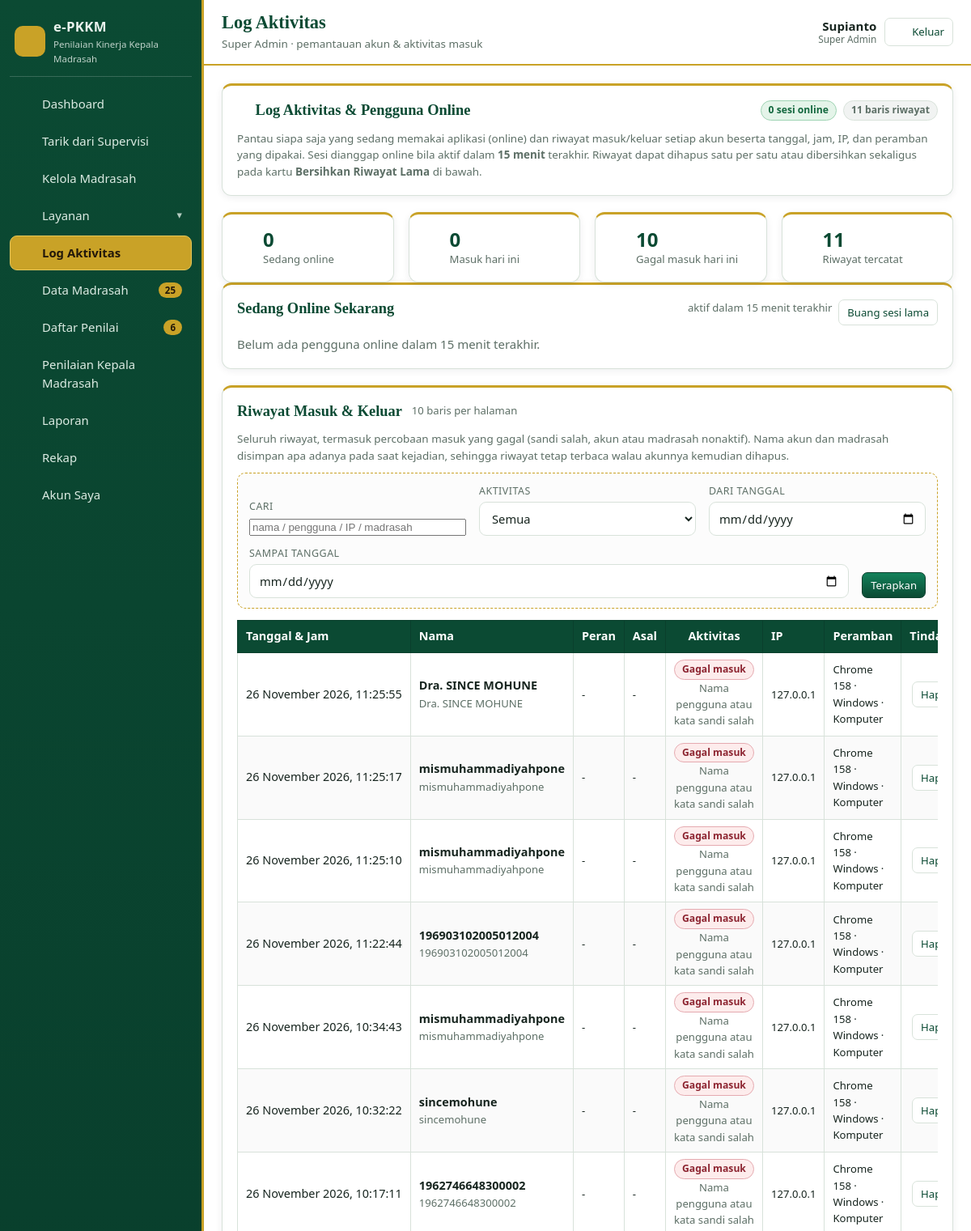
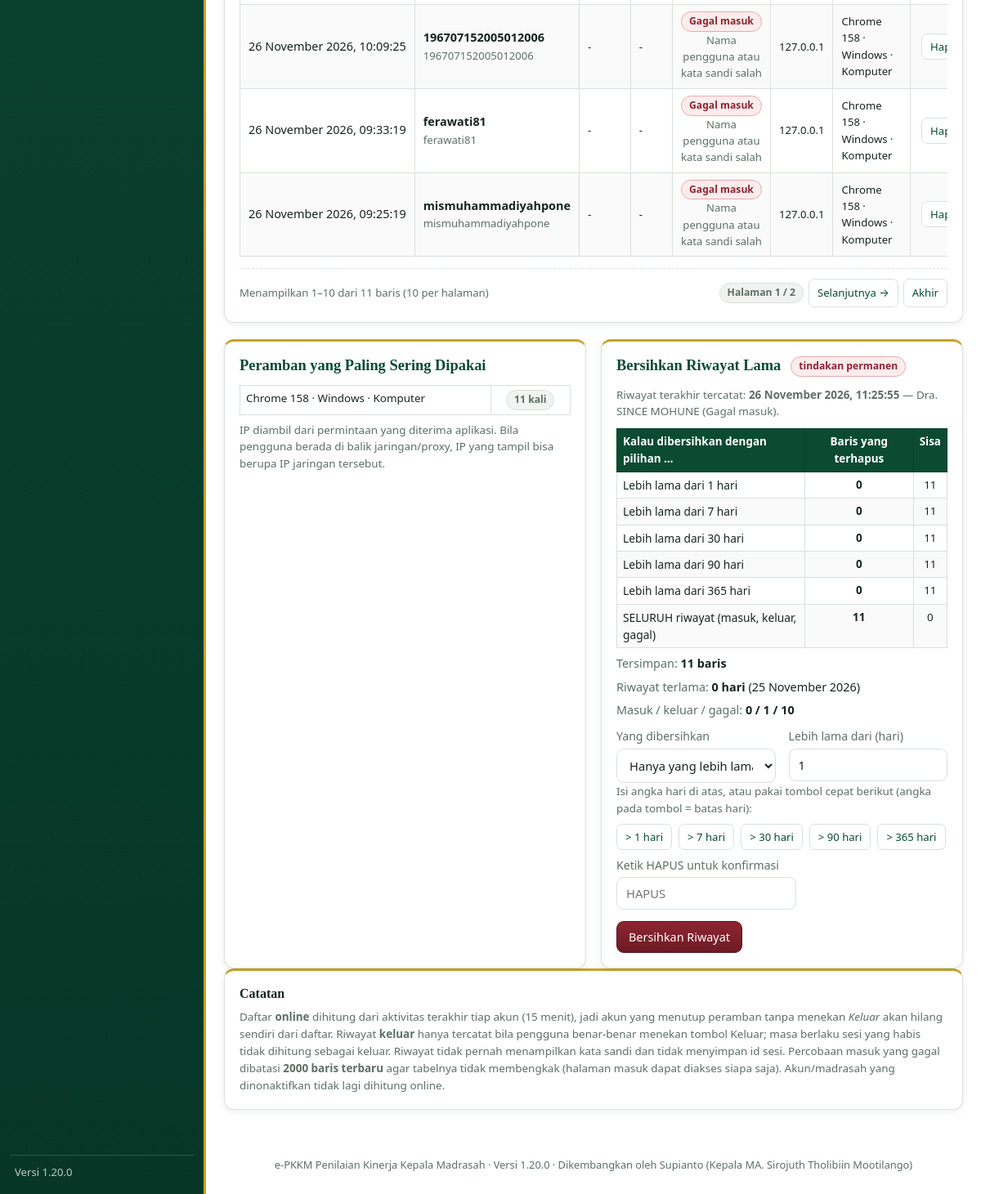
Page /log.php (signed in) on the committed database (2 pictures, top to bottom).
### tables this page shows
CREATE TABLE users (
                id INTEGER PRIMARY KEY AUTOINCREMENT,
                sekolah_id INTEGER REFERENCES sekolah(id) ON DELETE CASCADE,
                nama TEXT NOT NULL,
                username TEXT NOT NULL UNIQUE,
                sandi TEXT NOT NULL,
                role TEXT NOT NULL DEFAULT 'pengawas',
                aktif INTEGER NOT NULL DEFAULT 1,
                foto TEXT,
                dibuat TEXT
            , nip TEXT, jabatan TEXT, instansi TEXT, kab_kota TEXT, hp TEXT, asal TEXT, supervisi_id INTEGER, sandi_supervisi TEXT);

CREATE TABLE log_aktivitas (
                id INTEGER PRIMARY KEY AUTOINCREMENT,
                user_id INTEGER REFERENCES users(id) ON DELETE SET NULL,
                nama TEXT,
                username TEXT,
                role TEXT,
                sekolah_id INTEGER REFERENCES sekolah(id) ON DELETE SET NULL,
                sekolah TEXT,
                aktivitas TEXT NOT NULL,
                keterangan TEXT,
                ip TEXT,
                peramban TEXT,
                waktu TEXT NOT NULL
            );

### log.php (the view, shortened to what the rows shown need)
<?php
require_once __DIR__ . '/inc/init.php';
$u = require_super();
function log_tgl_ok($v): ?string
{
    $v = trim((string)$v);
    return preg_match('/^\d{4}-\d{2}-\d{2}$/', $v) === 1 ? $v : null;
}
$AKSI = ['masuk' => 'Masuk', 'keluar' => 'Keluar', 'gagal' => 'Gagal masuk'];
$AKSI_KELAS = ['masuk' => 'pil-unggul', 'keluar' => 'pil-kosong', 'gagal' => 'pil-kurang'];
$fCari = trim((string)($_GET['cari'] ?? ''));
$fAksi = (string)($_GET['aktivitas'] ?? '');
$fDari = log_tgl_ok($_GET['dari'] ?? null);
$fSampai = log_tgl_ok($_GET['sampai'] ?? null);
if (!isset($AKSI[$fAksi])) {
    $fAksi = '';
}
$w = [];
$pArgs = [];
$where = $w ? ' WHERE ' . implode(' AND ', $w) : '';
$perHal = 10;
$totalRiwayat = (int)(val('SELECT COUNT(*) FROM log_aktivitas' . $where, $pArgs) ?? 0);
$jmlHal = max(1, (int)ceil($totalRiwayat / $perHal));
$hal = max(1, min($jmlHal, (int)($_GET['hal'] ?? 1)));
$rows = all('SELECT * FROM log_aktivitas' . $where . ' ORDER BY waktu DESC, id DESC LIMIT ' . $perHal
    . ' OFFSET ' . (($hal - 1) * $perHal), $pArgs);
$qFilter = array_filter(['cari' => $fCari, 'aktivitas' => $fAksi, 'dari' => $fDari, 'sampai' => $fSampai],
    static fn($v) => $v !== '' && $v !== null);
$terakhir = one('SELECT * FROM log_aktivitas ORDER BY waktu DESC, id DESC LIMIT 1');
$totalAda = (int)(val('SELECT COUNT(*) FROM log_aktivitas') ?? 0);
$jmlMasuk = (int)(val('SELECT COUNT(*) FROM log_aktivitas WHERE aktivitas = ?', ['masuk']) ?? 0);
$jmlKeluar = (int)(val('SELECT COUNT(*) FROM log_aktivitas WHERE aktivitas = ?', ['keluar']) ?? 0);
$jmlGagal = (int)(val('SELECT COUNT(*) FROM log_aktivitas WHERE aktivitas = ?', ['gagal']) ?? 0);
$tertuaWaktu = (string)(val('SELECT MIN(waktu) FROM log_aktivitas') ?? '');
$umurTertua = $tertuaWaktu !== '' ? max(0, (int)floor((time() - (int)strtotime($tertuaWaktu)) / 86400)) : 0;
page_top('Log Aktivitas', 'Super Admin &middot; pemantauan akun &amp; aktivitas masuk');
?>
<div class="card" id="cardInfoLog">
    <div class="card-kepala"><h2><?= ikon('clock', 18) ?> Log Aktivitas &amp; Pengguna Online</h2>
    </div>
</div>
<div class="card" id="cardOnline">
    <div class="card-kepala"><h2>Sedang Online Sekarang</h2>
    </div>
</div>
<div class="card" id="cardRiwayat">
    <div class="card-kepala"><h2>Riwayat Masuk &amp; Keluar</h2>
    </div>
    <?php if (!$rows): ?>
        <p class="mut mb0"><?= $qFilter
            ? 'Tidak ada riwayat yang cocok dengan saringan. Coba ubah kata kunci, jenis aktivitas, atau rentang tanggalnya.'
            : 'Belum ada riwayat aktivitas. Riwayat terisi otomatis setiap kali ada akun masuk atau keluar.' ?></p>
    <?php else: ?>
    <div class="geser"><table class="tbl" id="tblRiwayat">
        <thead><tr><th>Tanggal &amp; Jam</th><th>Nama</th><th>Peran</th><th>Asal</th>
            <th class="tengah">Aktivitas</th><th>IP</th><th>Peramban</th>
            <th class="tengah">Tindakan</th></tr></thead>
        <tbody>
        <?php foreach ($rows as $r):
            $nama = trim((string)($r['nama'] ?? ''));
            $akt = (string)$r['aktivitas'];
            $ket = trim((string)($r['keterangan'] ?? '')); ?>
            <tr>
                <td class="nowrap"><?= e(log_waktu_teks((string)$r['waktu'])) ?></td>
                <td><b><?= e($nama) ?></b>
                    <?php if (trim((string)($r['username'] ?? '')) !== ''): ?>
                        <div class="kecil mut"><?= e((string)$r['username']) ?></div>
                    <?php endif; ?></td>
                <td class="kecil"><?= e(log_role_label($r['role'] ?? '', '')) ?></td>
                <td class="kecil"><?= e(log_sekolah_label($r['role'] ?? '', $r['sekolah'] ?? '')) ?></td>
                <td class="tengah">
                    <span class="pil <?= e($AKSI_KELAS[$akt] ?? 'pil-kosong') ?>"><?= e($AKSI[$akt] ?? $akt) ?></span>
                    <?php if ($ket !== ''): ?><div class="kecil mut"><?= e($ket) ?></div><?php endif; ?>
                </td>
                <td class="kecil nowrap"><?= e((string)($r['ip'] ?: '-')) ?></td>
                <td class="kecil"><?= e((string)($r['peramban'] ?: '-')) ?></td>
                <td class="tengah">
                    <form method="post" action="log.php" class="inline"
                          data-confirm="Hapus riwayat ini?&#10;<?= e($nama) ?> — <?= e(log_waktu_teks((string)$r['waktu'])) ?>&#10;Penghapusan tidak dapat dibatalkan.">
                        <button class="btn btn-kecil btn-ghost" type="submit" title="Hapus riwayat ini">Hapus</button>
                    </form>
                </td>
            </tr>
        <?php endforeach; ?>
        </tbody>
    </table></div>
    <?php endif; ?>
</div>
<div class="grid g2">
    <div class="card" id="cardPeramban">
        <div class="card-kepala"><h2>Peramban yang Paling Sering Dipakai</h2></div>
    </div>
    <div class="card" id="cardBersih">
        <div class="card-kepala"><h2>Bersihkan Riwayat Lama</h2>
            <span class="pil pil-kurang">tindakan permanen</span>
        </div>
        <p class="ket">Riwayat terakhir tercatat:
            <?php if ($terakhir): ?>
                <b><?= e(log_waktu_teks((string)$terakhir['waktu'])) ?></b> —
                <?= e((string)($terakhir['nama'] ?? '')) ?>
                (<?= e($AKSI[(string)($terakhir['aktivitas'] ?? '')] ?? (string)($terakhir['aktivitas'] ?? '')) ?>).
            <?php else: ?>
                belum ada.
            <?php endif; ?>
        </p>
        <?php if ($totalAda === 0): ?>
            <div class="alert alert-info">Riwayat masuk &amp; keluar masih kosong — belum ada yang perlu
                dibersihkan.</div>
        <?php else: ?>
            <table class="tbl tbl-padat" id="tblBersih">
                <thead><tr><th>Kalau dibersihkan dengan pilihan …</th>
                    <th class="tengah">Baris yang terhapus</th><th class="tengah">Sisa</th></tr></thead>
                <tbody>
                </tbody>
            </table>
            <div class="baris-info mt8" id="ringkasBersih">
                <div><span>Tersimpan:</span> <b><?= $totalAda ?> baris</b></div>
                <div><span>Riwayat terlama:</span> <b><?= $umurTertua ?> hari</b>
                    <?= $tertuaWaktu !== '' ? '(' . e(tanggal_id(substr($tertuaWaktu, 0, 10))) . ')' : '' ?></div>
                <div><span>Masuk / keluar / gagal:</span>
                    <b><?= $jmlMasuk ?> / <?= $jmlKeluar ?> / <?= $jmlGagal ?></b></div>
            </div>
            <form method="post" action="log.php" class="mt8"
                  data-confirm="Bersihkan riwayat sesuai pilihan yang aktif? Tindakan ini permanen.">
                <div class="form-2">
                </div>
                <p class="ket mb0">Isi angka hari di atas, atau pakai tombol cepat berikut (angka pada
                    tombol = batas hari):</p>
                <div class="aksi-cepat">
                </div>
                <div class="mt8">
                </div>
                <div class="form-aksi">
                </div>
            </form>
        <?php endif; ?>
    </div>
</div>
<?php
page_bottom();

### inc/layout.php (shortened to what the rows shown need)
<?php
if (!function_exists('ikon')) {
    function ikon(string $nama, int $ukuran = 18): string
    {
        $p = [
            'dash' => '<path d="M3 12l9-8 9 8v8a1 1 0 0 1-1 1h-5v-6H9v6H4a1 1 0 0 1-1-1z"/>',
            'madrasah' => '<path d="M12 3l9 6v12H3V9z"/><path d="M9 21v-6h6v6"/>',
            'nilai' => '<path d="M4 4h16v16H4z"/><path d="M8 9h8M8 13h8M8 17h5"/>',
            'guru' => '<circle cx="12" cy="8" r="3.2"/><path d="M5 20c1.4-3.6 4-5.2 7-5.2s5.6 1.6 7 5.2"/>',
            'lapor' => '<path d="M5 3h9l5 5v13H5z"/><path d="M14 3v5h5"/><path d="M8 13h8M8 17h5"/>',
            'rekap' => '<path d="M4 20V6M10 20V3M16 20v-9M22 20H2"/>',
            'akun' => '<circle cx="12" cy="9" r="3.4"/><path d="M4.5 20c1.5-3.8 4.3-5.6 7.5-5.6s6 1.8 7.5 5.6"/>',
            'pengawas' => '<circle cx="11" cy="8" r="3"/><path d="M4 20c1.3-3.4 3.8-5 7-5"/><path d="M15 15l2 2 4-4"/>',
            'kunci' => '<circle cx="8" cy="12" r="3.5"/><path d="M11.5 12H21M17 12v3M20 12v2"/>',
            'keluar' => '<path d="M10 4H5v16h5"/><path d="M14 8l4 4-4 4M18 12H9"/>',
            'cetak' => '<path d="M7 8V3h10v5"/><path d="M5 8h14v8h-3v5H8v-5H5z"/>',
            'simpan' => '<path d="M5 3h11l3 3v15H5z"/><path d="M8 3v6h6V3M8 21v-7h8v7"/>',
            'tambah' => '<path d="M12 5v14M5 12h14"/>',
            'menu' => '<path d="M4 7h16M4 12h16M4 17h16"/>',
            'buka' => '<path d="M4 6h7l2 2h7v11H4z"/>',
            'dokumen' => '<path d="M13 3v5h5"/><path d="M19 8.5V20a1 1 0 0 1-1 1H6a1 1 0 0 1-1-1V4a1 1 0 0 1 1-1h7z"/>'
                . '<path d="M8 13h8M8 17h5"/>',
            'unggah' => '<path d="M12 16V6M8 10l4-4 4 4"/><path d="M4 18h16v3H4z"/>',
            'unduh' => '<path d="M12 4v10M8 10l4 4 4-4"/><path d="M4 18h16v3H4z"/>',
            'centang' => '<path d="M4 12l5 5L20 6"/>',
            'panah' => '<path d="M5 12h13M13 6l6 6-6 6"/>',
            'layanan' => '<path d="M4 4h6v6H4zM14 4h6v6h-6zM4 14h6v6H4zM14 14h6v6h-6z"/>',
            'daftar' => '<path d="M8 6h12M8 12h12M8 18h12"/><path d="M4 6h.01M4 12h.01M4 18h.01"/>',
            'clock' => '<circle cx="12" cy="12" r="8.5"/><path d="M12 7.5V12l3 2"/>',
            'user' => '<circle cx="12" cy="8.5" r="3.3"/><path d="M4.8 20c1.4-3.6 4-5.4 7.2-5.4s5.8 1.8 7.2 5.4"/>',
        ];
        $isi = $p[$nama] ?? $p['dash'];
        return '<svg class="ic" viewBox="0 0 24 24" width="' . $ukuran . '" height="' . $ukuran . '" fill="none" '
            . 'stroke="currentColor" stroke-width="1.7" stroke-linecap="round" stroke-linejoin="round">' . $isi . '</svg>';
    }
}
if (!function_exists('menu_sidebar')) {
    function menu_sidebar(): array
    {
        $u = current_user();
        $m = [];
        $m[] = ['index.php', $u['role'] === 'pengawas' ? 'Dashboard Penilai' : 'Dashboard', 'dash'];
        if ($u['role'] === 'super') {
            $m[] = ['tarik_supervisi.php', 'Tarik dari Supervisi', 'unduh'];
            $m[] = ['sekolah.php', 'Kelola Madrasah', 'madrasah'];
            $m[] = ['grup', 'Layanan', 'layanan', [
                ['pengawas.php', 'Akun Penilai', 'pengawas'],
                ['jabatan.php', 'Daftar Jabatan Penilai', 'nilai'],
                ['depan_slider.php', 'Slider Halaman Depan', 'buka'],
                ['logo.php', 'Logo Aplikasi', 'madrasah'],
            ]];
            $m[] = ['log.php', 'Log Aktivitas', 'clock', log_jumlah_online()];
            $m[] = ['data_madrasah.php', 'Data Madrasah', 'daftar', (int)val('SELECT COUNT(*) FROM sekolah')];
            $m[] = ['data_penilai.php', 'Daftar Penilai', 'guru',
                (int)val("SELECT COUNT(*) FROM users WHERE role = 'pengawas'")];
            $m[] = ['penilaian.php', 'Penilaian Kepala Madrasah', 'nilai'];
            $m[] = ['laporan.php', 'Laporan', 'lapor'];
            $m[] = ['rekap.php', 'Rekap', 'rekap'];
            $m[] = ['akun.php', 'Akun Saya', 'akun'];
            return $m;
        }
        $m[] = ['penilaian.php', 'Penilaian Kepala Madrasah', 'nilai'];
        $m[] = ['akun.php', 'Akun Saya', 'akun'];
        return $m;
    }
}
if (!function_exists('page_top')) {
    function page_top(string $judul, string $sub = '', bool $lebar = false): void
    {
        $u = require_login();
        echo '<!doctype html><html lang="id"><head><meta charset="utf-8">';
        echo '<link rel="stylesheet" href="assets/style.css?v=' . e(APP_VERSION) . '">';
        echo '</head><body class="bg-deco">';
        echo '<div class="shell">';
        echo '<aside class="side" id="side"><div class="side-brand">'
            . '<span class="side-logo">' . ikon('madrasah', 22) . '</span>'
            . '<span><b>' . e(APP_NAME) . '</b><i>' . e(APP_SUB) . '</i></span>'
            . '</div><nav class="nav">';
        foreach (menu_sidebar() as $item) {
            if ($item[0] === 'grup') {
                continue;
            }
        }
        echo '</nav><div class="side-foot"><span class="mut kecil">Versi ' . e(APP_VERSION) . '</span></div></aside>';
        echo '<div class="main">';
        echo '<header class="top">'
            . '<button class="btn-menu" type="button" data-menu aria-label="Buka menu">' . ikon('menu', 20) . '</button>'
            . '<div class="top-judul"><h1>' . e($judul) . '</h1>';
        echo '</div><div class="top-kanan">';
        echo '<span class="top-user"><b>' . e($u['nama']) . '</b><i>' . e(role_label()) . '</i></span>';
        echo '</div></header>';
        echo '<main class="isi' . ($lebar ? ' isi-lebar' : '') . '">';
    }
}
if (!function_exists('page_bottom')) {
    function page_bottom(): void
    {
        echo '</main><footer class="foot">' . e(APP_NAME) . ' ' . e(APP_SUB)
            . ' &middot; Versi ' . e(APP_VERSION)
            . ' &middot; Dikembangkan oleh ' . e(APP_AUTHOR) . ' (' . e(APP_AUTHOR_JABATAN) . ')</footer>'
            . '</div></div>';
        echo '</body></html>';
    }
}

### rows in the picture
users: nama "Supianto", role "Super Admin"
log_aktivitas: waktu "26 November 2026, 11:25:55", nama "Dra. SINCE MOHUNE", username "Dra. SINCE MOHUNE", role "-", log_sekolah_label($r['role'] ?? '', $r['sekolah'] ?? '') "-", aktivitas "Gagal masuk", keterangan "Nama pengguna atau kata sandi salah", ip "127.0.0.1", peramban "Chrome 158 · Windows · Komputer"
log_aktivitas: waktu "26 November 2026, 11:25:17", nama "mismuhammadiyahpone", username "mismuhammadiyahpone", role "-", log_sekolah_label($r['role'] ?? '', $r['sekolah'] ?? '') "-", aktivitas "Gagal masuk", keterangan "Nama pengguna atau kata sandi salah", ip "127.0.0.1", peramban "Chrome 158 · Windows · Komputer"
log_aktivitas: waktu "26 November 2026, 11:25:10", nama "mismuhammadiyahpone", username "mismuhammadiyahpone", role "-", log_sekolah_label($r['role'] ?? '', $r['sekolah'] ?? '') "-", aktivitas "Gagal masuk", keterangan "Nama pengguna atau kata sandi salah", ip "127.0.0.1", peramban "Chrome 158 · Windows · Komputer"
log_aktivitas: waktu "26 November 2026, 11:22:44", nama "196903102005012004", username "196903102005012004", role "-", log_sekolah_label($r['role'] ?? '', $r['sekolah'] ?? '') "-", aktivitas "Gagal masuk", keterangan "Nama pengguna atau kata sandi salah", ip "127.0.0.1", peramban "Chrome 158 · Windows · Komputer"
log_aktivitas: waktu "26 November 2026, 10:34:43", nama "mismuhammadiyahpone", username "mismuhammadiyahpone", role "-", log_sekolah_label($r['role'] ?? '', $r['sekolah'] ?? '') "-", aktivitas "Gagal masuk", keterangan "Nama pengguna atau kata sandi salah", ip "127.0.0.1", peramban "Chrome 158 · Windows · Komputer"
log_aktivitas: waktu "26 November 2026, 10:32:22", nama "sincemohune", username "sincemohune", role "-", log_sekolah_label($r['role'] ?? '', $r['sekolah'] ?? '') "-", aktivitas "Gagal masuk", keterangan "Nama pengguna atau kata sandi salah", ip "127.0.0.1", peramban "Chrome 158 · Windows · Komputer"
log_aktivitas: waktu "26 November 2026, 10:17:11", nama "1962746648300002", username "1962746648300002", role "-", log_sekolah_label($r['role'] ?? '', $r['sekolah'] ?? '') "-", aktivitas "Gagal masuk", keterangan "Nama pengguna atau kata sandi salah", ip "127.0.0.1", peramban "Chrome 158 · Windows · Komputer"
log_aktivitas: waktu "26 November 2026, 10:09:25", nama "196707152005012006", username "196707152005012006", role "-", log_sekolah_label($r['role'] ?? '', $r['sekolah'] ?? '') "-", aktivitas "Gagal masuk", keterangan "Nama pengguna atau kata sandi salah", ip "127.0.0.1", peramban "Chrome 158 · Windows · Komputer"
log_aktivitas: waktu "26 November 2026, 09:33:19", nama "ferawati81", username "ferawati81", role "-", log_sekolah_label($r['role'] ?? '', $r['sekolah'] ?? '') "-", aktivitas "Gagal masuk", keterangan "Nama pengguna atau kata sandi salah", ip "127.0.0.1", peramban "Chrome 158 · Windows · Komputer"
log_aktivitas: waktu "26 November 2026, 09:25:19", nama "mismuhammadiyahpone", username "mismuhammadiyahpone", role "-", log_sekolah_label($r['role'] ?? '', $r['sekolah'] ?? '') "-", aktivitas "Gagal masuk", keterangan "Nama pengguna atau kata sandi salah", ip "127.0.0.1", peramban "Chrome 158 · Windows · Komputer"

### other values in the picture
APP_NAME "e-PKKM"
APP_SUB "Penilaian Kinerja Kepala Madrasah"
$label "Dashboard"
$label "Tarik dari Supervisi"
$label "Kelola Madrasah"
$labelGrup "Layanan"
$label "Log Aktivitas"
$label "Data Madrasah"
$lencana "25"
$label "Daftar Penilai"
$lencana "6"
$label "Penilaian Kepala Madrasah"
$label "Laporan"
$label "Rekap"
$label "Akun Saya"
